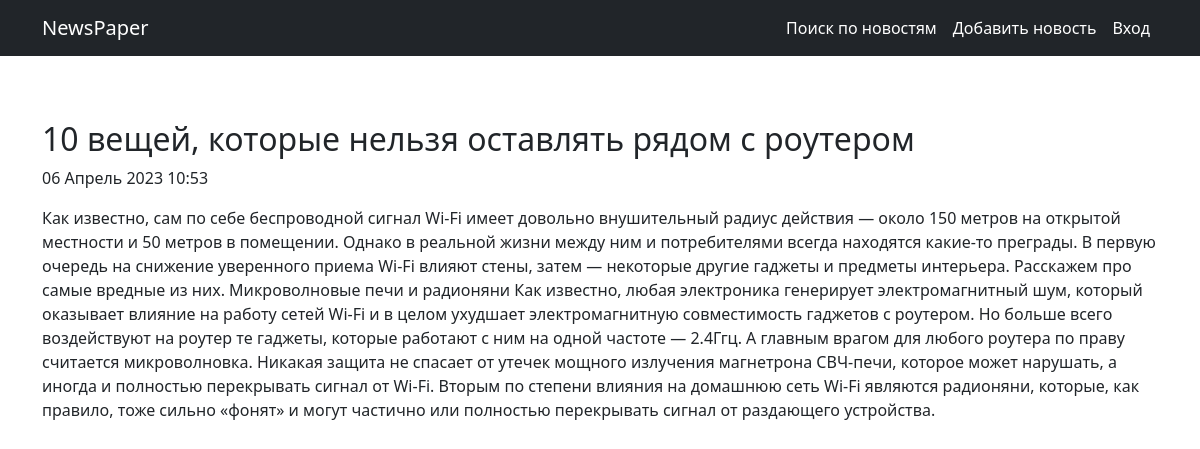
Page /news/14/ on the committed database.
### news/models.py (models this page shows, shortened)
class Post(models.Model):
    author = models.ForeignKey(Author, on_delete=models.CASCADE)
    postCategory = models.ManyToManyField(Category, through='PostCategory')
    ARTICLE = 'AR'
    NEWS = 'NW'
    categoryType = models.CharField(max_length=2, choices=[(ARTICLE, 'статья'), (NEWS, 'новость')], default=ARTICLE)
    datetimeCreation = models.DateTimeField(auto_now_add=True)
    postTitle = models.CharField(max_length=255)
    postText = models.TextField()
    postRating = models.FloatField(default=0.0)
    class Meta:
        verbose_name = 'Новость'
        verbose_name_plural = 'Новости'
        ordering = ['datetimeCreation']

### news/views.py (the view)
# urls.py: path('<int:pk>/', cache_page(50*10)(PostDetail.as_view()), name='newsdetail'),
class PostDetail(DetailView):
    model = Post  # модель всё та же, но мы хотим получать детали конкретно отдельного товара
    template_name = 'newsdetail.html'  # название шаблона будет product.html
    context_object_name = 'newsdetail'  # название объекта
    def get_object(self, *args, **kwargs):  # переопределяем метод получения объекта
        obj = cache.get(f'post-{self.kwargs["pk"]}', None)
        if not obj:
            obj = super().get_object(queryset=self.queryset)
            cache.set(f'post-{self.kwargs["pk"]}', obj)
        return obj

### news/templatetags/custom_filters.py (called while the page is built)
@register.filter(name='censor')  # регистрируем наш фильтр под именем multiply, чтоб django понимал,
def censor(value, arg):  # первый аргумент здесь — это то значение, к которому надо применить фильтр,
    res = re.sub(r'(?i)какашка(?=\W)', arg, value)
    res1 = re.sub(r'(?i)букашка(?=\W)', arg, res)
    return res1

### templates/newsdetail.html (shortened to what this page needs)
{% extends 'flatpages/default.html' %}
{% load custom_filters %}
{% block content %}
            <h2>{{ newsdetail.postTitle|censor:'***' }}</h2>
            <p>{{ newsdetail.datetimeCreation|date:'d F Y G:i' }}</p>
            <p>{{ newsdetail.postText|censor:'***' }}</p>
{% endblock content %}

### rows in the picture
Post: postTitle|censor "10 вещей, которые нельзя оставлять рядом с роутером", datetimeCreation "06 Апрель 2023 10:53", postText|censor "Как известно, сам по себе беспроводной сигнал Wi-Fi имеет довольно внушительный радиус действия — около 150 метров на открытой местности и 50 метров в помещении. Однако в реальной жизни между ним и потребителями всегда находятся какие-то преграды. В первую очередь на снижение уверенного приема Wi-Fi влияют стены, затем — некоторые другие гаджеты и предметы интерьера. Расскажем про самые вредные из них. Микроволновые печи и радионяни Как известно, любая электроника генерирует электромагнитный шум, который оказывает влияние на работу сетей Wi-Fi и в целом ухудшает электромагнитную совместимость гаджетов с роутером. Но больше всего воздействуют на роутер те гаджеты, которые работают с ним на…"
